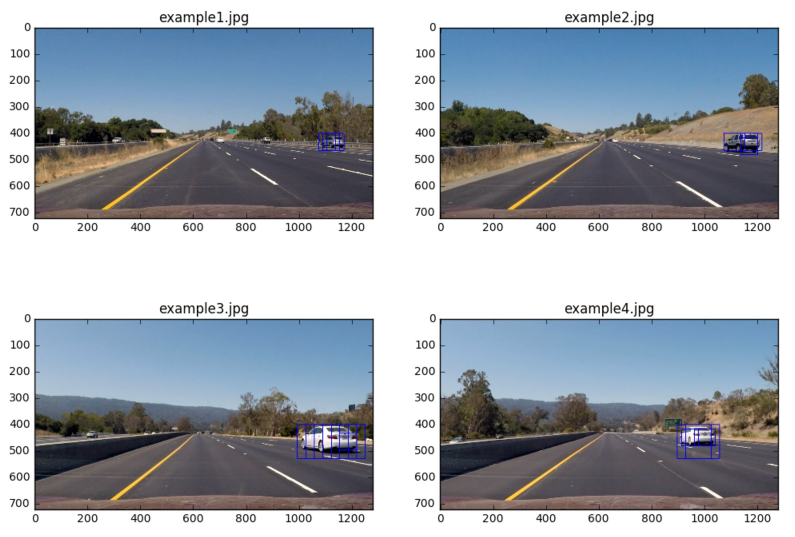
#> input picture P5-submission/examples/sliding_window.jpg, 1590 x 1074 px, given in place of e, which was not available (shown at 1/2 size)
$ python -i helper.py   (imports and definitions only)   (older library calls are emulated)
#> lines starting #> are read from the running program, lines starting #| are printed output that depends on the picture; pictures that were not available may be replaced by others from this repository, and a replacement may not be noted
import numpy as np
import cv2
import matplotlib.image as mpimg
from skimage.feature import hog
import random

def convert_color(img, conv_from='RGB', conv_to='YCrCb'):
    if conv_from==conv_to:
        return img
    else:
        color_conv = 'COLOR_' + conv_from + '2' + conv_to
        return cv2.cvtColor(img, getattr(cv2, color_conv))

# Define a function to return HOG features and visualization
def get_hog_features(img, orient, pix_per_cell, cell_per_block,
                        vis=False, feature_vec=True):
    # Call with two outputs if vis==True
    if vis == True:
        features, hog_image = hog(img, orientations=orient,
                                  pixels_per_cell=(pix_per_cell, pix_per_cell),
                                  cells_per_block=(cell_per_block, cell_per_block),
                                  transform_sqrt=False,
                                  visualise=vis, feature_vector=feature_vec)
        return features, hog_image
    # Otherwise call with one output
    else:
        features = hog(img, orientations=orient,
                       pixels_per_cell=(pix_per_cell, pix_per_cell),
                       cells_per_block=(cell_per_block, cell_per_block),
                       transform_sqrt=False,
                       visualise=vis, feature_vector=feature_vec)
        return features


# Define a function to compute binned color features
def bin_spatial(img, size=(32, 32)):
    color1 = cv2.resize(img[:,:,0], size).ravel()
    color2 = cv2.resize(img[:,:,1], size).ravel()
    color3 = cv2.resize(img[:,:,2], size).ravel()
    return np.hstack((color1, color2, color3))

# Define a function to compute color histogram features
# NEED TO CHANGE bins_range if reading .png files with mpimg!
def color_hist(img, nbins=32, bins_range=(0, 1)):
    # Compute the histogram of the color channels separately
    channel1_hist = np.histogram(img[:,:,0], bins=nbins, range=bins_range)
    channel2_hist = np.histogram(img[:,:,1], bins=nbins, range=bins_range)
    channel3_hist = np.histogram(img[:,:,2], bins=nbins, range=bins_range)
    # Generating bin centers
    bin_edges = channel1_hist[1]
    bin_centers = (bin_edges[1:]  + bin_edges[0:len(bin_edges)-1])/2
    # Concatenate the histograms into a single feature vector
    hist_features = np.concatenate((channel1_hist[0], channel2_hist[0], channel3_hist[0]))
    # Return the individual histograms, bin_centers and feature vector
    return bin_centers, hist_features

# Define a function to extract features from a list of images
# Have this function call bin_spatial() and color_hist()
def single_img_features(image, color_space='RGB', spatial_size=(32, 32),
                        hist_bins=32, orient=9,
                        pix_per_cell=8, cell_per_block=2, hog_channel=0,
                        spatial_feat=True, hist_feat=True, hog_feat=True):
    file_features = []
    # apply color conversion if other than 'RGB'
    feature_image = convert_color(image, 'RGB', color_space)

    if spatial_feat == True:
        spatial_features = bin_spatial(feature_image, size=spatial_size)
        file_features.append(spatial_features)
    if hist_feat == True:
        # Apply color_hist()
        _, hist_features = color_hist(feature_image, nbins=hist_bins)
        file_features.append(hist_features)
    if hog_feat == True:
    # Call get_hog_features() with vis=False, feature_vec=True
        if hog_channel == 'GRAY':
            gray = convert_color(image, 'RGB', 'GRAY')
            hog_features = get_hog_features(gray, orient,
                        pix_per_cell, cell_per_block, vis=False, feature_vec=True)
        elif hog_channel == 'ALL':
            hog_features = []
            for channel in range(feature_image.shape[2]):
                hog_features.append(get_hog_features(feature_image[:,:,channel],
                                    orient, pix_per_cell, cell_per_block,
                                    vis=False, feature_vec=True))
            hog_features = np.ravel(hog_features)
        else:
            hog_features = get_hog_features(feature_image[:,:,hog_channel], orient,
                        pix_per_cell, cell_per_block, vis=False, feature_vec=True)
        # Append the new feature vector to the features list
        file_features.append(hog_features)
    return np.concatenate(file_features)

def extract_features(files, augment=False, color_space='RGB', spatial_size=(32, 32),
                        hist_bins=32, orient=9,
                        pix_per_cell=8, cell_per_block=2, hog_channel=0,
                        spatial_feat=True, hist_feat=True, hog_feat=True):
    # Create a list to append feature vectors to
#> called with files = 'examples/sliding_window.jpg', augment = False, color_space = 'RGB', spatial_size = (32, 32), hist_bins = 32, orient = 9, pix_per_cell = 8, cell_per_block = 2
    features = []
    # Iterate through the list of images
    for file in files:
        # Read in each one by one
        image = mpimg.imread(file)
#> image is the input picture: shape (1074, 1590, 3); mean R, G, B 160.1, 167.2, 175.6
        file_features = single_img_features(image, color_space=color_space,
                        spatial_size=spatial_size, hist_bins=hist_bins,
                        orient=orient, pix_per_cell=pix_per_cell,
                        cell_per_block=cell_per_block,
                        hog_channel=hog_channel, spatial_feat=spatial_feat,
                        hist_feat=hist_feat, hog_feat=hog_feat)
#> in bin_spatial, `color1 = cv2.resize(img[:,:,0], size).ravel()`: color1 = 1024 values, max 255 at index 0, min 3 at index 897, mean 166.6
#> in bin_spatial, `color2 = cv2.resize(img[:,:,1], size).ravel()`: color2 = 1024 values, max 255 at index 0, min 5 at index 860, mean 173.7
#> in bin_spatial, `color3 = cv2.resize(img[:,:,2], size).ravel()`: color3 = 1024 values, max 255 at index 0, min 7 at index 237, mean 181.8
#> in single_img_features, `spatial_features = bin_spatial(feature_image, size=spatial_size)`: spatial_features = 3072 values, max 255 at index 0, min 3 at index 897, mean 174
#> in color_hist, `bin_edges = channel1_hist[1]`: bin_edges = 33 values from 0 to 1
#> in color_hist, `bin_centers = (bin_edges[1:]  + bin_edges[0:len(bin_edges)-1])/2`: bin_centers = 32 values from 0.0156 to 0.984
#> in color_hist, `hist_features = np.concatenate((channel1_hist[0], channel2_hist[0], ch..`: hist_features = 96 values, max 1311 at index 32, min 0 at index 1, mean 43.38
#> in get_hog_features, `features = hog(img, orientations=orient, pixels_per_cell=(pix_per_cell..`:
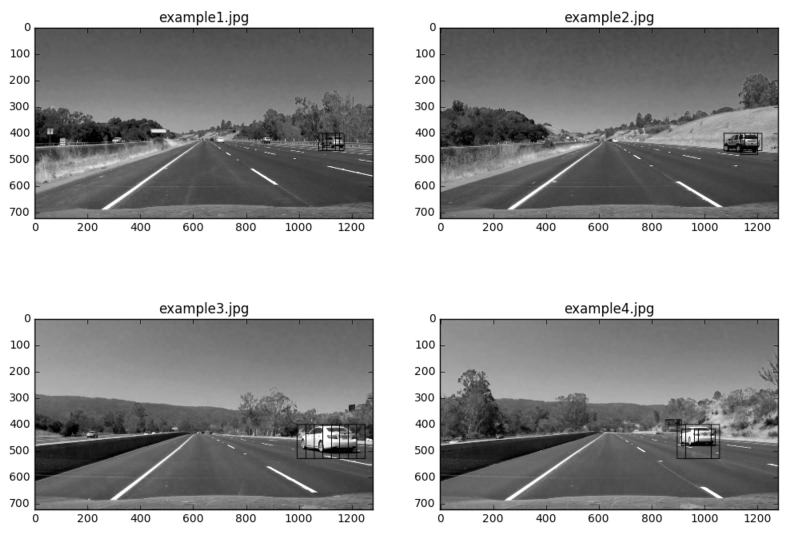
#> img: shape (1074, 1590) (shown at 1/2 size); min 0, max 255, mean 160.1
        features.append(file_features)
        if augment:
            # Flip image
            image_flip = cv2.flip(image, 1)
            file_features = single_img_features(image, color_space=color_space,
                        spatial_size=spatial_size, hist_bins=hist_bins,
                        orient=orient, pix_per_cell=pix_per_cell,
                        cell_per_block=cell_per_block,
                        hog_channel=hog_channel, spatial_feat=spatial_feat,
                        hist_feat=hist_feat, hog_feat=hog_feat)
            features.append(file_features)

# [24 lines of commented-out code are left out]
            x = random.randint(0,32)
            y = random.randint(0,32)
            crop_img = image[x:x+32, y:y+32]
            newimage = cv2.resize(crop_img,(64,64))
            file_features = single_img_features(image, color_space=color_space,
                        spatial_size=spatial_size, hist_bins=hist_bins,
                        orient=orient, pix_per_cell=pix_per_cell,
                        cell_per_block=cell_per_block,
                        hog_channel=hog_channel, spatial_feat=spatial_feat,
                        hist_feat=hist_feat, hog_feat=hog_feat)
            features.append(file_features)
#> pass 2 of the loop in extract_features, `for file in files:`:
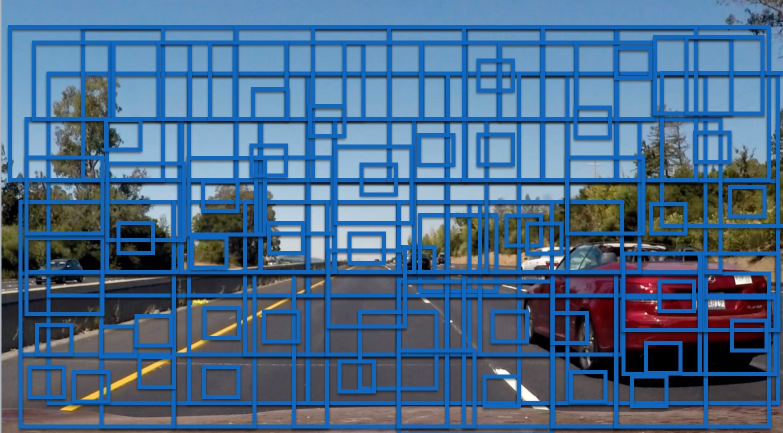
#> input picture P5-submission/examples/sliding_windows.jpg, 1566 x 866 px, given in place of x, which was not available (shown at 1/2 size)
#> in extract_features, image is the input picture: shape (866, 1566, 3); mean R, G, B 73.7, 106.2, 139
#> in get_hog_features (call 2), `features = hog(img, orientations=orient, pixels_per_cell=(pix_per_cell..`:
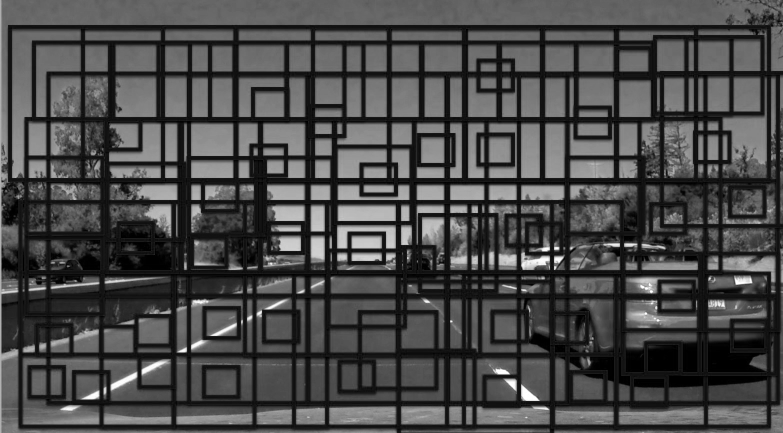
#> img: shape (866, 1566) (shown at 1/2 size); min 0, max 255, mean 73.7

    # Return list of feature vectors
    return features

# Define a function that takes an image,
# start and stop positions in both x and y,
# window size (x and y dimensions),
# and overlap fraction (for both x and y)
# [113 lines left out: functions slide_window, draw_boxes, search_windows, add_heat, apply_threshold, draw_labeled_bboxes, not called in this run]

#> (the run stopped early here; a loop or call above may not have finished)
